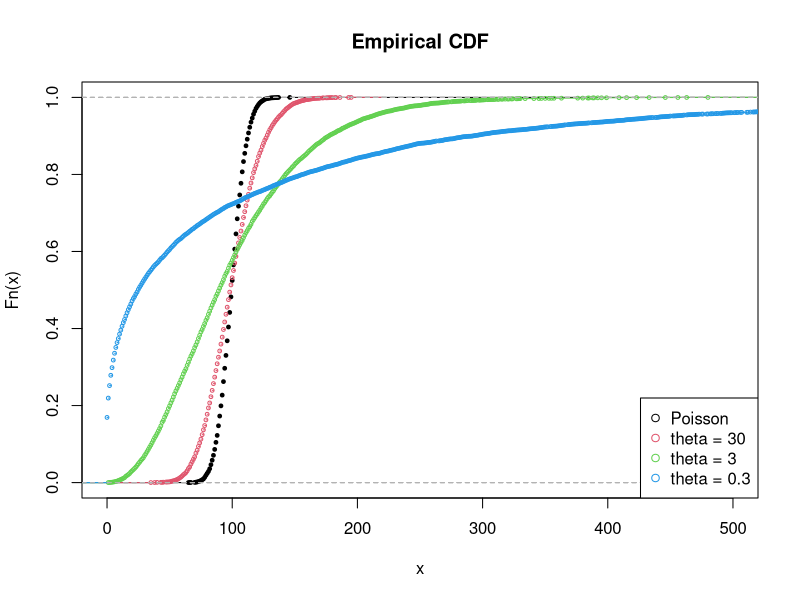

This chart was generated by the following R code:
# Ben’s quick code to think about what 
# different values in theta mean:
  
# Simulate
  
mu <- 100
  
  
  
x30 <- rnbinom(n = 10000, mu = mu, size = 30)
  
x3 <- rnbinom(n = 10000, mu = mu, size = 3)
  
x.3 <- rnbinom(n = 10000, mu = mu, size = 0.3)
  
y <- rpois(n = 10000, lambda = mu)
  
  
  
# Plot CDFs
  
plot(ecdf(y), xlim = c(0, 500), main = "Empirical CDF", cex = 0.5)
  
plot(ecdf(x30), col = 2, pch = 21, cex = 0.5, add = T)
  
plot(ecdf(x3), col = 3, pch = 21, cex = 0.5, add = T)
  
plot(ecdf(x.3), col = 4, pch = 21, cex = 0.5, add = T)
  
  
  
legend('bottomright',
         
       pch = rep(21, 4),
         
       col = 1:4,
         
       legend = c("Poisson",
                    
                  "theta = 30",
                    
                  "theta = 3",
                    
                  "theta = 0.3"))